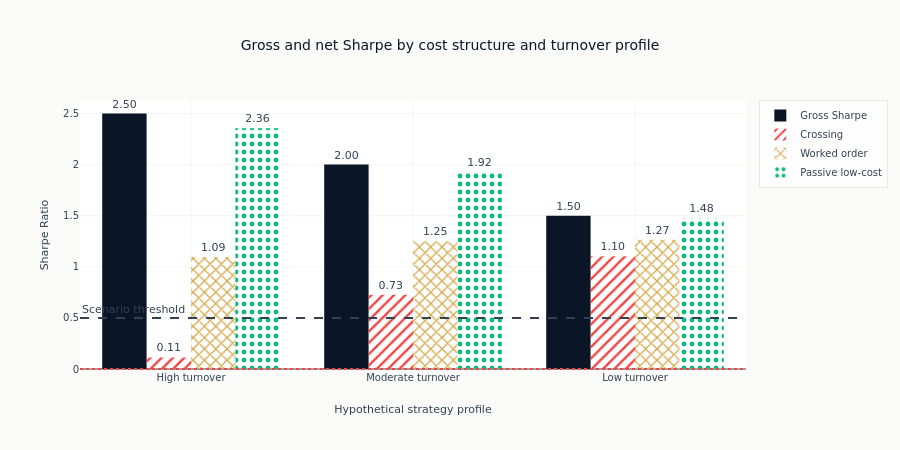

The code cell stored with this chart in its notebook:
### Markdown cell above
### Add the Scenario Threshold

### Code cell
fig.add_hline(
    y=0.5,
    line_dash="dash",
    line_color=COLORS["neutral"],
    annotation_text="Scenario threshold",
    annotation_position="top left",
)
fig.add_hline(y=0, line_dash="dot", line_color=COLORS["negative"])
fig.update_layout(
    title="Gross and net Sharpe by cost structure and turnover profile",
    yaxis_title="Sharpe Ratio",
    xaxis_title="Hypothetical strategy profile",
    barmode="group",
    height=450,
    showlegend=True,
)

show_plotly_with_alt(
    fig,
    "Grouped bars of Sharpe ratio, one group per turnover profile, each holding the gross Sharpe "
    "and the net Sharpe under three cost structures, every bar labelled with its value. The gross "
    "bar is the tallest in every group and the crossing bar the shortest, with passive low-cost "
    "the tallest of the three net bars. The spread between the net bars narrows sharply from the "
    "high-turnover group to the low-turnover one, where all three land close to the gross bar. A "
    "dashed horizontal line marks the scenario threshold, and the high-turnover crossing bar is "
    "the only one that falls below it.",
)

### Figure 1 — Plotly figure (JSON) as saved in the notebook; plotly's stock layout.template omitted (floating-point values rounded to 4 significant figures)
{"data": [{"marker": {"color": "#0a1628"}, "name": "Gross Sharpe", "text": ["2.50", "2.00", "1.50"], "textposition": "outside", "type": "bar", "x": ["High turnover", "Moderate turnover", "Low turnover"], "y": [2.5, 2.0, 1.5]}, {"marker": {"color": "#ef4444", "pattern": {"shape": "/"}}, "name": "Crossing", "text": ["0.11", "0.73", "1.10"], "textposition": "outside", "type": "bar", "x": ["High turnover", "Moderate turnover", "Low turnover"], "y": [0.1133, 0.7271, 1.102]}, {"marker": {"color": "#D4A84B", "pattern": {"shape": "x"}}, "name": "Worked order", "text": ["1.09", "1.25", "1.27"], "textposition": "outside", "type": "bar", "x": ["High turnover", "Moderate turnover", "Low turnover"], "y": [1.095, 1.251, 1.266]}, {"marker": {"color": "#10b981", "pattern": {"shape": "."}}, "name": "Passive low-cost", "text": ["2.36", "1.92", "1.48"], "textposition": "outside", "type": "bar", "x": ["High turnover", "Moderate turnover", "Low turnover"], "y": [2.356, 1.923, 1.476]}], "layout": {"annotations": [{"showarrow": false, "text": "Scenario threshold", "x": 0, "xanchor": "left", "xref": "x domain", "y": 0.5, "yanchor": "bottom", "yref": "y"}], "barmode": "group", "height": 450, "shapes": [{"line": {"color": "#334155", "dash": "dash"}, "type": "line", "x0": 0, "x1": 1, "xref": "x domain", "y0": 0.5, "y1": 0.5, "yref": "y"}, {"line": {"color": "#ef4444", "dash": "dot"}, "type": "line", "x0": 0, "x1": 1, "xref": "x domain", "y0": 0, "y1": 0, "yref": "y"}], "showlegend": true, "title": {"text": "Gross and net Sharpe by cost structure and turnover profile"}, "xaxis": {"title": {"text": "Hypothetical strategy profile"}}, "yaxis": {"title": {"text": "Sharpe Ratio"}}}}
